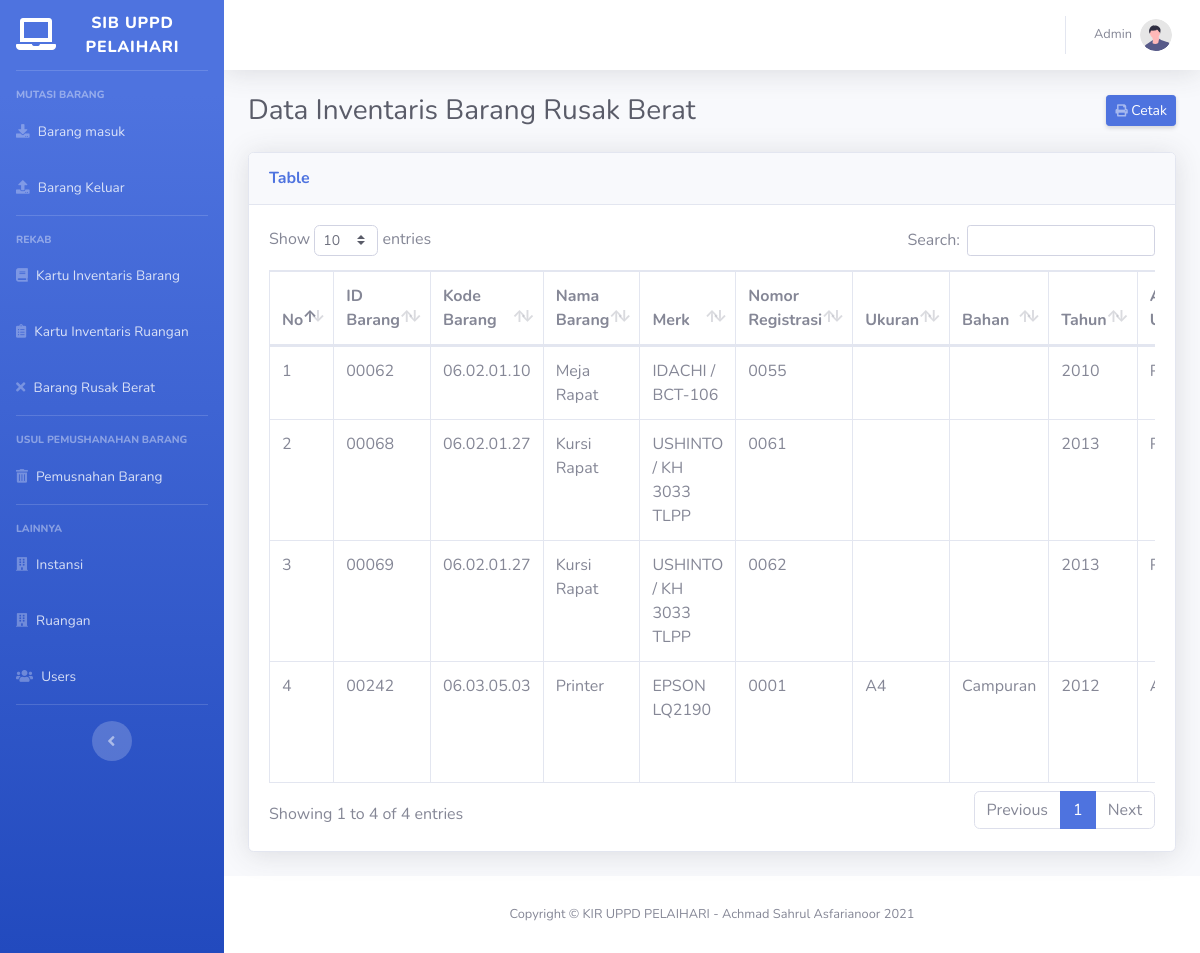
Page /index.php/barangrusak on the committed database.
### tables this page shows
CREATE TABLE `tb_inventaris` (
  `id_barang` varchar(10) NOT NULL,
  `kode_barang` varchar(11) NOT NULL,
  `nama_barang` varchar(70) DEFAULT NULL,
  `merk` varchar(50) NOT NULL,
  `nomor_registrasi` varchar(4) DEFAULT NULL,
  `ukuran` varchar(10) NOT NULL,
  `bahan` varchar(30) NOT NULL,
  `tahun_pembelian` varchar(4) DEFAULT NULL,
  `asal_usul` varchar(15) NOT NULL,
  `kondisi` varchar(15) DEFAULT NULL,
  `harga` int(15) DEFAULT NULL,
  `keterangan` varchar(100) NOT NULL,
  `Status` varchar(100) DEFAULT NULL,
  `id_ruangan` int(5) DEFAULT NULL
);

### application/controllers/Barangrusak.php (called while the page is built, shortened)
<?php
	class Barangrusak extends CI_Controller{
		function __construct()
		{
			$this->load->model(array('barangrusak_model', 'ruangan_model'));
		}
		public function index()
		{
			$data['barangrusak']=$this->barangrusak_model->lihat_barangrusak_by_kondisi('Rusak Berat');
			$this->load->view('template/sidebar');
			$this->load->view('template/header');
			$this->load->view('barangrusak/view_data', $data);
			$this->load->view('template/footer');
		}
	}

### index.php (called while the page is built, shortened)
<?php
require_once BASEPATH.'core/CodeIgniter.php';

### application/models/Barangrusak_model.php (called while the page is built, shortened)
<?php
class Barangrusak_model extends CI_Model
{
    public function lihat_barangrusak_by_kondisi($kondisi)
    {
        $query = $this->db->select('*')
                            ->from('tb_inventaris')
                            ->join('tb_ruangan', 'tb_ruangan.id_ruangan = tb_inventaris.id_ruangan', 'left')
                            ->where(['tb_inventaris.kondisi' => $kondisi])
                            ->get()->result_array();
        return $query;
    }
}

### application/views/barangrusak/view_data.php (the view, shortened to what this page needs)
               <div class="container-fluid">
                   <div class="d-sm-flex align-items-center justify-content-between mb-4">
                        <h1 class="h3 mb-0 text-gray-800">Data Inventaris Barang Rusak Berat</h1>
                        <a href="<?php echo base_url('ruangan/tambah');?>" class="d-none d-sm-inline-block btn btn-sm btn-primary shadow-sm"><i
                                class="fas fa-print fa-sm text-white-50"></i>  Cetak  </a>
                    </div>
 <div class="card shadow mb-4">
     <div class="card-header py-3">
         <h6 class="m-0 font-weight-bold text-primary">Table</h6>
     </div>
     <div class="card-body">
         <div class="table-responsive">
             <table class="table table-bordered" id="dataTable" width="100%" cellspacing="0">
                 <thead>
                     <tr>
                         <th>No</th>
                         <th>ID Barang</th>
                         <th>Kode Barang</th>
                         <th>Nama Barang</th>
                         <th>Merk</th>
                         <th>Nomor Registrasi</th>
                         <th>Ukuran</th>
                         <th>Bahan</th>
                         <th>Tahun</th>
                         <th>Asal-Usul</th>
                     </tr>
                 </thead>
                 <tbody>
                 <?php
					$no = 1;
					foreach($barangrusak as $data):
                    ?>
					 <tr>
                        <td><?php echo $no++ ?></td>
                        <td><?php echo $data['id_barang'] ?></td>
                        <td><?php echo $data['kode_barang'] ?></td>
                        <td><?php echo $data['nama_barang'] ?></td>
                        <td><?php echo $data['merk'] ?></td>
                        <td><?php echo $data['nomor_registrasi'] ?></td>
                        <td><?php echo $data['ukuran'] ?></td>
                        <td><?php echo $data['bahan'] ?></td>
                        <td><?php echo $data['tahun_pembelian'] ?></td>
                        <td><?php echo $data['asal_usul'] ?></td>
                        </tr>
               <?php
                   endforeach;
               ?>
                 </tbody>
             </table>
         </div>
     </div>
 </div>
</div>
</div>

### rows in the picture
tb_inventaris: id_barang "00062", kode_barang "06.02.01.10", nama_barang "Meja Rapat", merk "IDACHI / BCT-106", nomor_registrasi "0055", tahun_pembelian "2010"
tb_inventaris: id_barang "00068", kode_barang "06.02.01.27", nama_barang "Kursi Rapat", merk "USHINTO / KH 3033 TLPP", nomor_registrasi "0061", tahun_pembelian "2013"
tb_inventaris: id_barang "00069", kode_barang "06.02.01.27", nama_barang "Kursi Rapat", merk "USHINTO / KH 3033 TLPP", nomor_registrasi "0062", tahun_pembelian "2013"
tb_inventaris: id_barang "00242", kode_barang "06.03.05.03", nama_barang "Printer", merk "EPSON LQ2190", nomor_registrasi "0001", ukuran "A4", bahan "Campuran", tahun_pembelian "2012"
